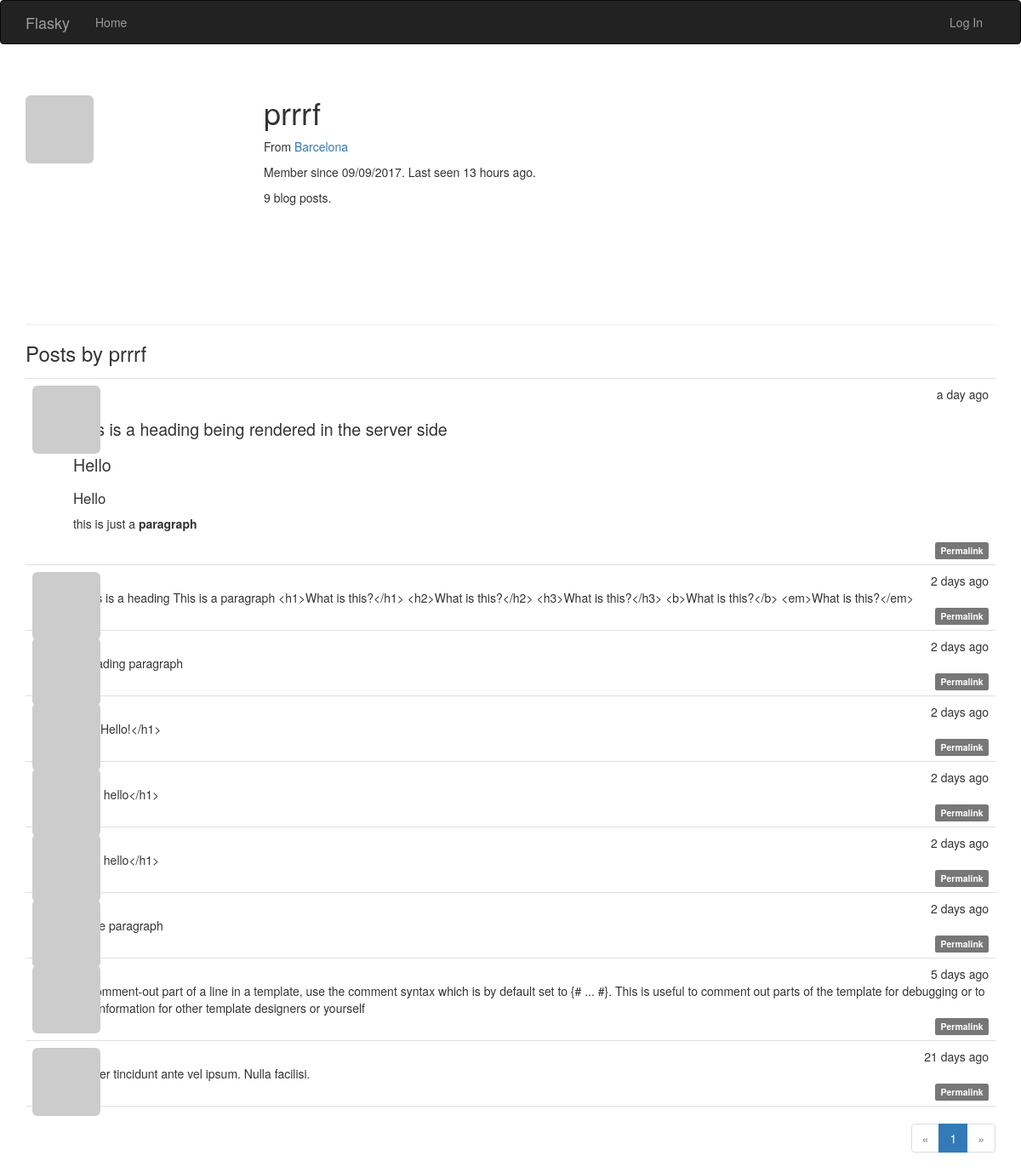
/user/prrrf, run on the app's committed database.
### app/models.py (models this page shows, shortened)
class User(UserMixin, db.Model):
    __tablename__ = 'users'
    id = db.Column(db.Integer, primary_key=True)
    email = db.Column(db.String(64), unique=True, index=True)
    username = db.Column(db.String(64), unique=True, index=True)
    role_id = db.Column(db.Integer, db.ForeignKey('roles.id'))
    password_hash = db.Column(db.String(128))
    confirmed = db.Column(db.Boolean, default=False)
    name = db.Column(db.String(64))
    location = db.Column(db.String(64))
    about_me = db.Column(db.Text())
    member_since = db.Column(db.DateTime(), default=datetime.utcnow)
    last_seen = db.Column(db.DateTime(), default=datetime.utcnow)
    avatar_hash = db.Column(db.String(32))
    posts = db.relationship('Post', backref='author', lazy='dynamic')
    followed = db.relationship('Follow',
                                foreign_keys=[Follow.follower_id],
                                backref=db.backref('follower', lazy='joined'),
                                lazy='dynamic',
                                cascade='all, delete-orphan')
    followers = db.relationship('Follow',
                                foreign_keys=[Follow.followed_id],
                                backref=db.backref('followed', lazy='joined'),
                                lazy='dynamic',
                                cascade='all, delete-orphan')
    @property
    def password(self):
        raise AttributeError('password is not a readable attribute')
    def gravatar(self, size=100, default='identicon', rating='g'):
        if request.is_secure:
            url = 'https://secure.gravatar.com/avatar'
        else:
            url = 'http://www.gravatar.com/avatar'
        hash = self.avatar_hash or hashlib.md5(
            self.email.encode('utf-8')).hexdigest()
        return '{url}/{hash}?s={size}&d={default}&r={rating}'.format(
            url=url, hash=hash, size=size, default=default, rating=rating)

class Post(db.Model):
    __tablename__ = 'posts'
    id = db.Column(db.Integer, primary_key=True)
    body = db.Column(db.Text)
    body_html = db.Column(db.Text)
    timestamp = db.Column(db.DateTime, index=True, default=datetime.utcnow)
    author_id = db.Column(db.Integer, db.ForeignKey('users.id'))

### app/main/views.py (the view)
@main.route('/user/<username>')
def user(username):
    user = User.query.filter_by(username=username).first_or_404()
    page = request.args.get('page', 1, type=int)
    pagination = user.posts.order_by(Post.timestamp.desc()).paginate(
        page, per_page=current_app.config['FLASKY_POSTS_PER_PAGE'],
        error_out=False)
    posts = pagination.items
    return render_template('user.html', user=user, posts=posts,
                           pagination=pagination)

### app/auth/views.py (called while the page is built)
@auth.before_app_request
def before_request():
    if current_user.is_authenticated:
        current_user.ping()
        if not current_user.confirmed \
                and request.endpoint \
                and request.endpoint[:5] != 'auth.' \
                and request.endpoint != 'static':
            return redirect(url_for('auth.unconfirmed'))

### app/main/__init__.py (called while the page is built)
@main.app_context_processor
def inject_permissions():
    return dict(Permission=Permission)

### app/models.py (called while the page is built)
    def is_administrator(self):
        return False

### app/templates/user.html (shortened to what this page needs)
{% extends "base.html" %}
{% import "_macros.html" as macros %}
{% block page_content %}
<div class="page-header">
  <img class="img-rounded profile-thumbnail" src="{{ user.gravatar(size=256) }}">
  <div class="profile-header">
  <h1>{{ user.username }}</h1>
  {% if user.name or user.location %}
  <p>
    {% if user.location %}
      From <a href="http://maps.google.com/?q={{ user.location }}">
        {{ user.location }}
      </a>
      <br>
    {% endif %}
  </p>
  {% endif %}
  <p>
    Member since {{ moment(user.member_since).format('L') }}.
    Last seen {{moment(user.last_seen).fromNow() }}.
  </p>
  <p>{{ user.posts.count() }} blog posts. </p>
  </div>
</div>
  <h3>Posts by {{ user.username }}</h3>
  {% include '_posts.html' %}
  {% if pagination %}
  <div class="pagination">
    {{ macros.pagination_widget(pagination, '.user', username=user.username) }}
  </div>
  {% endif %}
{% endblock %}

### app/templates/base.html (shortened to what this page needs)
{% extends "bootstrap/base.html" %}
{% block head %}
{{ super() }}
<link rel="stylesheet" type="text/css" href="{{ url_for('static', filename='styles.css') }}">
{% endblock %}
{% block navbar %}
<div class="navbar navbar-inverse" role="navigation">
  <div class="container">
    <div class="navbar-header">
      <a class="navbar-brand" href="{{ url_for('main.index') }}">Flasky</a>
    </div>
    <div class="navbar-collapse collapse">
      <ul class="nav navbar-nav">
        <li><a href="{{ url_for('main.index') }}">Home</a></li>
      </ul>
      <ul class ="nav navbar-nav navbar-right">
        {% if current_user.is_authenticated %}
        <li class="dropdown">
          <a href="#" class="dropdown-toggle" data-toggle="dropdown">Account<b
              class="caret"></b></a>
          <ul class="dropdown-menu">
            <li><a href="{{ url_for('auth.change_password') }}">Change
                Password</a></li>
            <li><a href="{{ url_for('auth.change_email_request') }}">Change
                Email</a></li>
            <li><a href="{{ url_for('auth.logout') }}">Log Out</a></li>
          </ul>
        </li>
        {% else %}
        <li><a href="{{ url_for('auth.login') }}">Log In</a></li>
        {% endif %}
      </ul>
    </div>
  </div>
</div>
{% endblock %}
{% block content %}
<div class="container">
  {% block page_content %}
  {% endblock %}
</div>
{% endblock %}

### app/templates/_macros.html
{% macro pagination_widget(pagination, endpoint) %}
<ul class="pagination">
  <li{% if not pagination.has_prev %} class="disabled"{% endif %}>
    <a href="{% if pagination.has_prev %}{{ url_for(endpoint, page =
      pagination.prev_num, **kwargs) }} {% else %} # {% endif %}">
      &laquo;
    </a>
  </li>
  {% for p in pagination.iter_pages() %}
    {% if p %}
      {% if p == pagination.page %}
      <li class="active">
        <a href="{{ url_for(endpoint, page = p, **kwargs) }}">{{ p }}</a>
      </li>
      {% else %}
      <li>
        <a href="{{ url_for(endpoint, page = p, **kwargs) }}">{{ p }}</a>
      </li>
      {% endif %}
    {% else %}
    <li class="disabled"><a href="#">&hellip;</a></li>
    {% endif %}
  {% endfor %}
  <li{% if not pagination.has_next %} class="disabled"{% endif %}>
    <a href="{% if pagination.has_next %}{{ url_for(endpoint, page =
      pagination.next_num, **kwargs) }}{% else %}#{% endif %}">
      &raquo;
    </a>
  </li>
</ul>
{% endmacro %}

### app/templates/_posts.html (shortened to what this page needs)
<ul class="posts">
  {% for post in posts %}
  <li class="post">
    <div class="post-thumbnail">
      <a href="{{ url_for('.user', username=post.author.username) }}">
        <img class="img-rounded profile-thumbnail" src="{{
        post.author.gravatar(size=40) }}">
      </a>
    </div>
    <div class="post-content">
      <div class="post-date">{{ moment(post.timestamp).fromNow() }}</div>
      <div class="post-author">
        <a href="{{ url_for('.user', username=post.author.username) }}">
        </a>
      </div>
      <div class="post-body">
        {% if post.body_html %}
          {{ post.body_html | safe }}
        {% else %}
          {{ post.body }}
        {% endif %}
      </div>
      <div class="post-footer">
        <a href="{{ url_for('.post', id=post.id) }}">
          <span class="label label-default">Permalink</span>
        </a>
      </div>
    </div>
  </li>
  {% endfor %}
</ul>

### app/static/styles.css (style rules this page uses)
.profile-thumbnail { position: absolute; }
.profile-header { min-height: 260px; margin-left: 280px; }
ul.posts { list-style-type: none; padding: 0px; margin: 16px 0px 0px 0px; border-top: 1px solid #e0e0e0; }
ul.posts li.post { padding: 8px; border-bottom: 1px solid #e0e0e0; }
div.post-date { float: right; }
div.post-author { font-weight: bold; }
div.post-thumbnail { position: absolute; }
div.post-content { margin-left: 48px; min-height: 48px; }
div.post-footer { text-align: right; }
div.pagination { width: 100%; text-align: right; padding: 0px; margin: 0px; }
.post-body h1 { font-size: 140%; }
.post-body h3 { font-size: 120%; }

### data on the page
User: username "prrrf", location "Barcelona", member_since "09/09/2017", last_seen "13 hours ago"
Post: timestamp "a day ago", body_html "This is a heading being rendered in the server side Hello Hello this is just a paragraph"
Post: timestamp "2 days ago", body "#This is a heading This is a paragraph <h1>What is this?</h1> <h2>What is this?</h2> <h3>What is this?</h3> <b>What is this?</b> <em>What is this?</em>"
Post: timestamp "2 days ago", body "# heading paragraph"
Post: timestamp "2 days ago", body "<h1>Hello!</h1>"
Post: timestamp "2 days ago", body "<h1> hello</h1>"
Post: timestamp "2 days ago", body "<h1> hello</h1>"
Post: timestamp "2 days ago", body "# Title paragraph"
Post: timestamp "5 days ago", body "To comment-out part of a line in a template, use the comment syntax which is by default set to {# ... #}. This is useful to comment out parts of the template for debugging or to add information for other template designers or yourself"
Post: timestamp "21 days ago", body "Integer tincidunt ante vel ipsum. Nulla facilisi."

### other printed values
{{ user.posts.count() }} "9"
{{ p }} "1"
